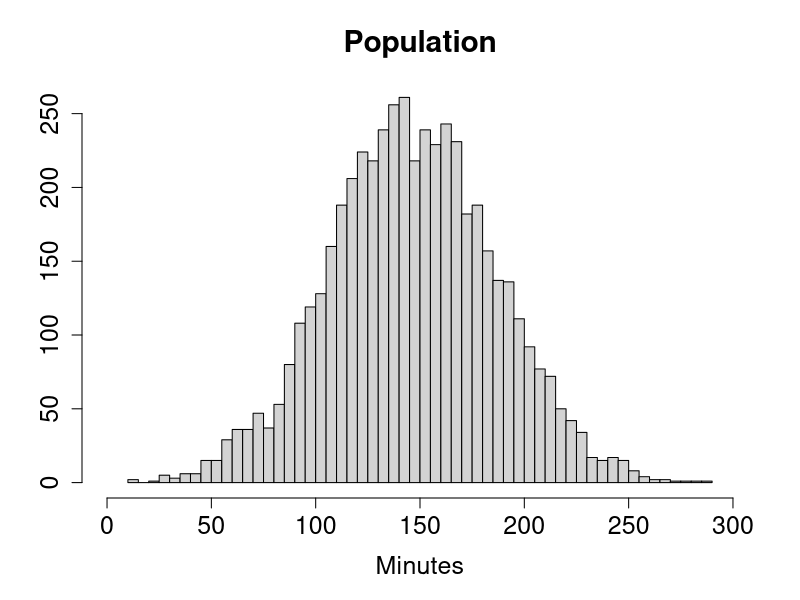
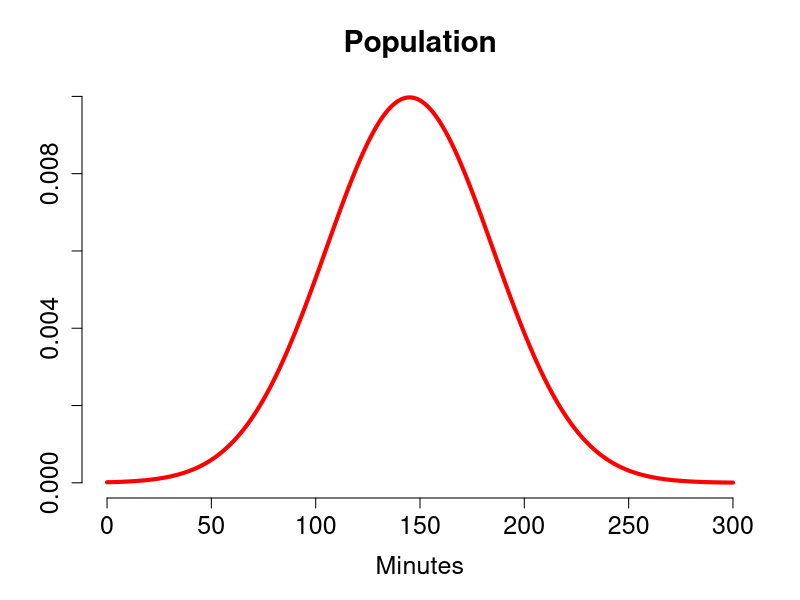
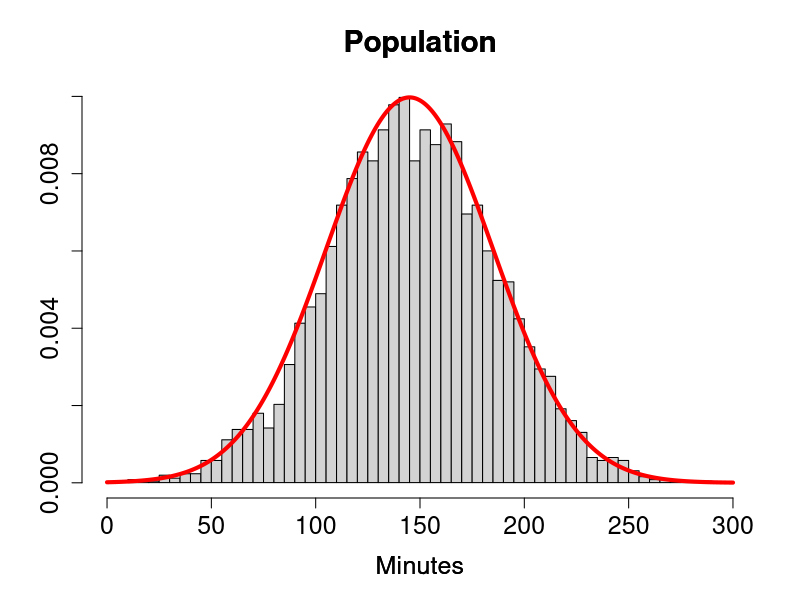

The R script that drew these images, in order:
set.seed(3000)

randomdeviates<-rnorm(5000,145,40) #random population with mean 145 and std 40
png(file = "populacao.png")
hist(randomdeviates, main="Population", cex.axis=.8, xlab="Minutes", ylab=" ",  xlim=c(0,300), 45, cex.lab=1.5, cex.axis=1.5, cex.main=1.8)

#gaussian
png(file = "populacao_guassian.png")
xseq<-seq(0,300,.1)
densities<-dnorm(xseq, 145,40)
plot(xseq, densities, col="red",xlab="Minutes", ylab="", type="l", bty="n",lwd=4, main =  paste("Population"), cex.axis=1.5, cex.lab=1.5, cex.main=1.8)

#overlapped
png(file = "populacao_guassian_hist.png")
hist(randomdeviates, main="Population", cex.axis=.8, xlab="Minutes", ylab=" ",  axes = "FALSE", xlim=c(0,300), 45, cex.lab=1.5, cex.axis=1.5, cex.main=1.8)
par(new=TRUE)
plot(xseq, densities, col="red",xlab="Minutes", ylab="",  type="l", bty="n",lwd=4, main =  paste("Population"), cex.axis=1.5, cex.lab=1.5, cex.main=1.8)

